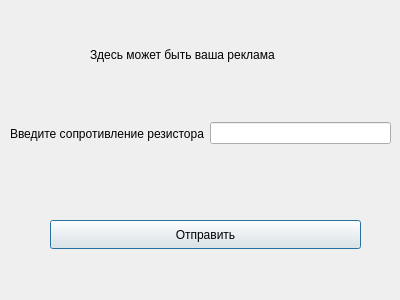
<?xml version="1.0" encoding="UTF-8"?>
<ui version="4.0">
 <class>Resistor_form</class>
 <widget class="QDialog" name="Resistor_form">
  <property name="geometry">
   <rect>
    <x>0</x>
    <y>0</y>
    <width>400</width>
    <height>300</height>
   </rect>
  </property>
  <property name="windowTitle">
   <string>Сопротивление резистора</string>
  </property>
  <widget class="QWidget" name="horizontalLayoutWidget">
   <property name="geometry">
    <rect>
     <x>10</x>
     <y>90</y>
     <width>381</width>
     <height>87</height>
    </rect>
   </property>
   <layout class="QHBoxLayout" name="horizontalLayout">
    <item>
     <widget class="QLabel" name="label">
      <property name="text">
       <string>Введите сопротивление резистора</string>
      </property>
     </widget>
    </item>
    <item>
     <widget class="QLineEdit" name="lineEdit"/>
    </item>
   </layout>
  </widget>
  <widget class="QLabel" name="label_2">
   <property name="geometry">
    <rect>
     <x>90</x>
     <y>29</y>
     <width>281</width>
     <height>51</height>
    </rect>
   </property>
   <property name="text">
    <string>Здесь может быть ваша реклама</string>
   </property>
  </widget>
  <widget class="QPushButton" name="pushButton">
   <property name="geometry">
    <rect>
     <x>50</x>
     <y>220</y>
     <width>311</width>
     <height>29</height>
    </rect>
   </property>
   <property name="text">
    <string>Отправить</string>
   </property>
  </widget>
 </widget>
 <resources/>
 <connections/>
</ui>
